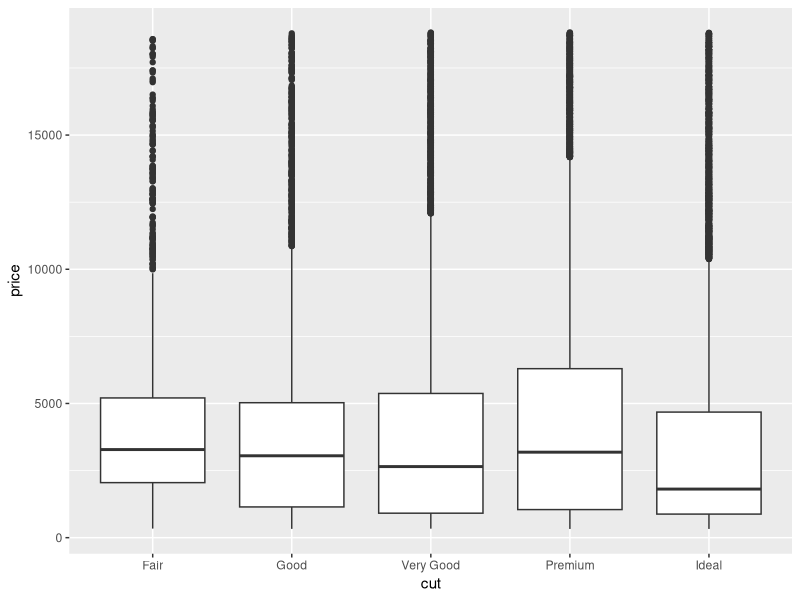
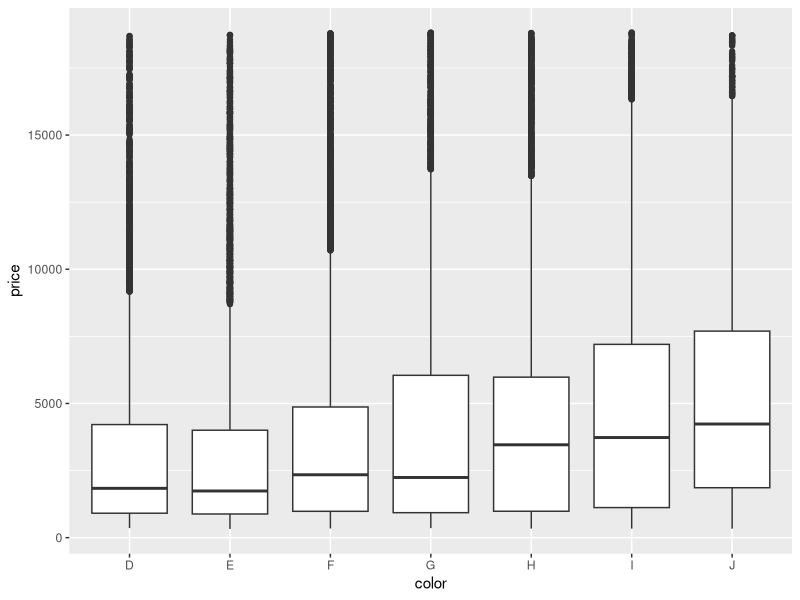
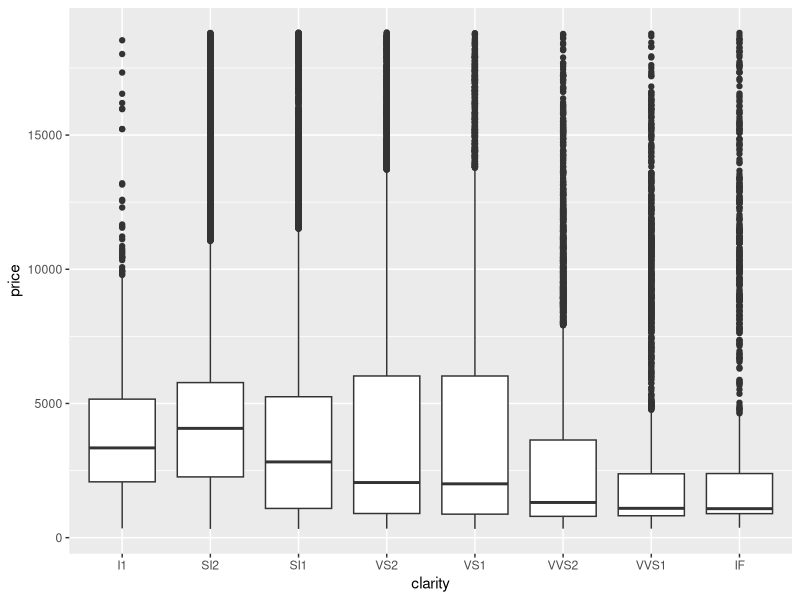
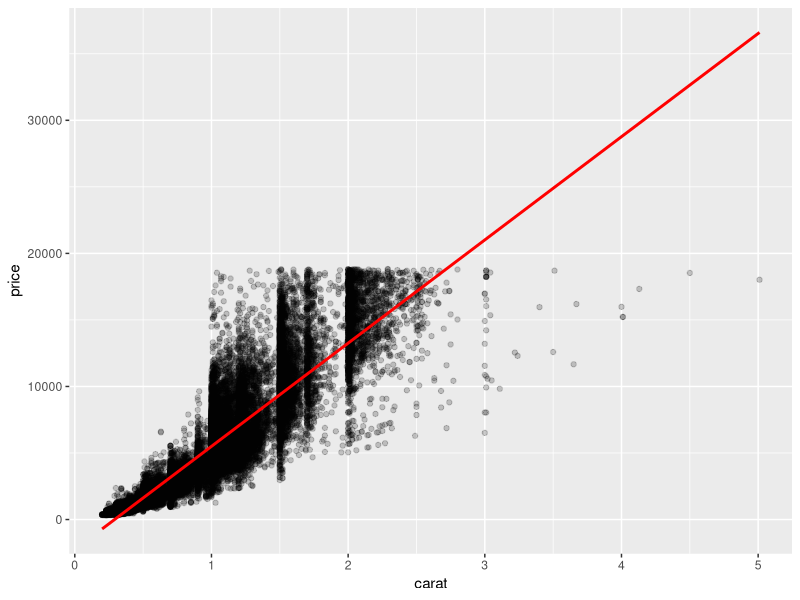
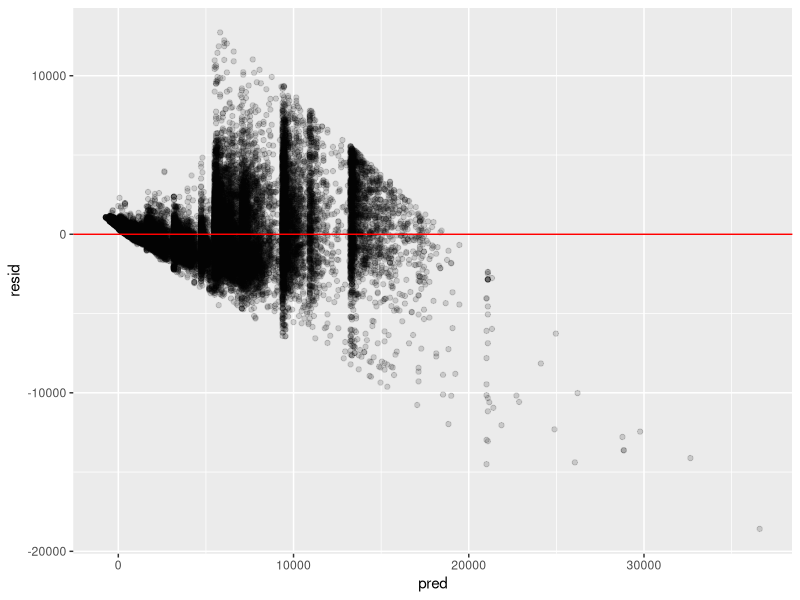
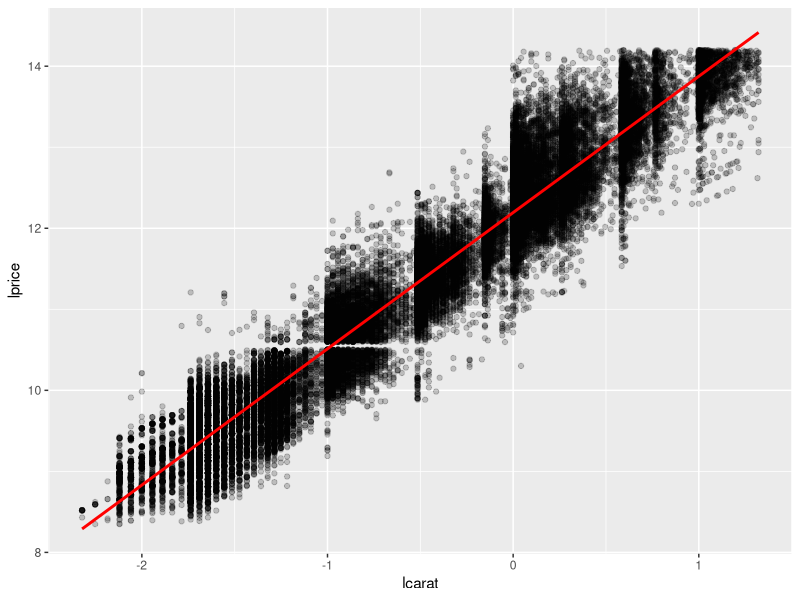
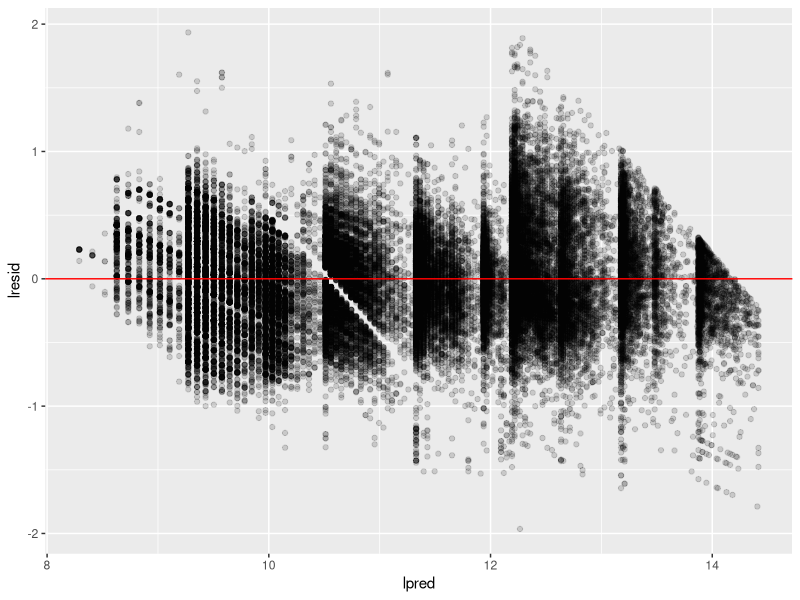
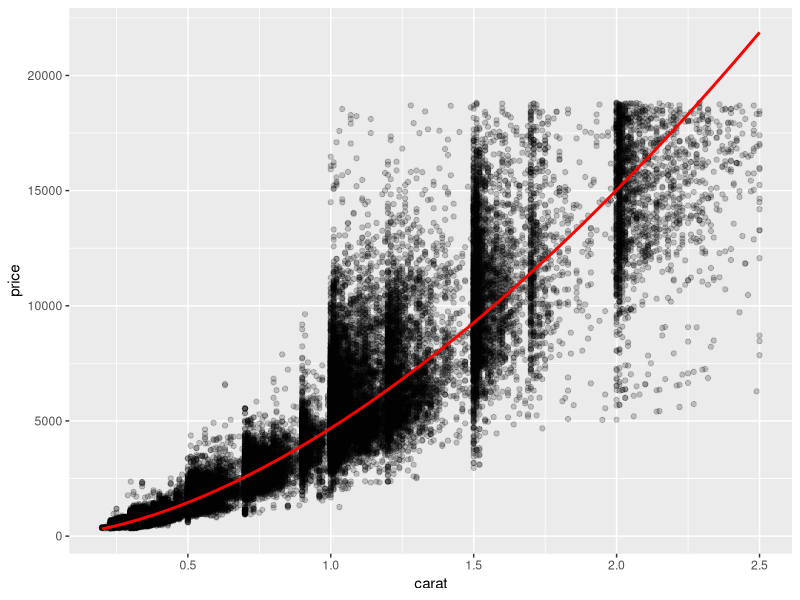

Source code (R) for these figures, in order:
## ---- chunk 1
knitr::opts_chunk$set(echo = TRUE, warning = FALSE, message = FALSE)
knitr::opts_chunk$set(fig.width = 8, fig.height = 6)
## ---- chunk 2
library(tidyverse)
library(modelr)
## ---- chunk 3
ggplot(diamonds, aes(cut, price)) +
  geom_boxplot()

ggplot(diamonds, aes(color, price)) +
  geom_boxplot()

ggplot(diamonds, aes(clarity, price)) +
  geom_boxplot()
## ---- chunk 4
mod_diamond <- lm(price ~ carat, data = diamonds)
summary(mod_diamond)
## ---- chunk 5
grid <- diamonds %>%
  data_grid(carat = seq_range(carat, 40)) %>%
  add_predictions(mod_diamond, "price")

diamonds_res <- diamonds %>%
  add_predictions(mod_diamond, "pred") %>%
  add_residuals(mod_diamond, "resid")

ggplot(diamonds, aes(carat, price)) +
  geom_point(alpha = 0.2) +
  geom_line(data = grid, colour = "red", linewidth = 1)
## ---- chunk 6
ggplot(diamonds_res, aes(pred, resid)) +
  geom_point(alpha = 0.15) +
  geom_hline(yintercept = 0, colour = "red")
## ---- chunk 7
diamonds2 <- diamonds %>%
  filter(carat <= 2.5) %>%
  mutate(
    lprice = log2(price),
    lcarat = log2(carat)
  )
## ---- chunk 8
mod_diamond_log <- lm(lprice ~ lcarat, data = diamonds2)
summary(mod_diamond_log)
## ---- chunk 9
grid_log <- diamonds2 %>%
  data_grid(lcarat) %>%
  add_predictions(mod_diamond_log, "lpred")

diamonds2_res <- diamonds2 %>%
  add_predictions(mod_diamond_log, "lpred") %>%
  add_residuals(mod_diamond_log, "lresid")

ggplot(diamonds2, aes(lcarat, lprice)) +
  geom_point(alpha = 0.2) +
  geom_line(data = grid_log, aes(y = lpred), colour = "red", linewidth = 1)
## ---- chunk 10
ggplot(diamonds2_res, aes(lpred, lresid)) +
  geom_point(alpha = 0.15) +
  geom_hline(yintercept = 0, colour = "red")
## ---- chunk 11
grid_price <- diamonds2 %>%
  data_grid(carat) %>%
  mutate(lcarat = log2(carat)) %>%
  add_predictions(mod_diamond_log, "lprice") %>%
  mutate(price = 2^lprice)

ggplot(diamonds2, aes(carat, price)) +
  geom_point(alpha = 0.2) +
  geom_line(data = grid_price, colour = "red", linewidth = 1)
## ---- chunk 12
ggplot(diamonds2_res, aes(cut, lresid)) +
  geom_boxplot()

ggplot(diamonds2_res, aes(color, lresid)) +
  geom_boxplot()

ggplot(diamonds2_res, aes(clarity, lresid)) +
  geom_boxplot()
## ---- chunk 13
glimpse(sim3)
## ---- chunk 14
ggplot(sim3, aes(x1, y, colour = x2)) +
  geom_point()
## ---- chunk 15
mod1 <- lm(y ~ x1 + x2, data = sim3)

summary(mod1)

grid <- sim3 %>%
  data_grid(x1, x2) %>%
  add_predictions(mod1)

ggplot(sim3, aes(x1, y, colour = x2)) +
  geom_point() +
  geom_line(data = grid, aes(y = pred), linewidth = 1)
## ---- chunk 16
mod2 <- lm(y ~ x1 * x2, data = sim3)
summary(mod2)

grid2 <- sim3 %>%
  data_grid(x1, x2) %>%
  add_predictions(mod2)

ggplot(sim3, aes(x1, y, colour = x2)) +
  geom_point() +
  geom_line(
    data = grid2, aes(y = pred), linewidth = 1)
